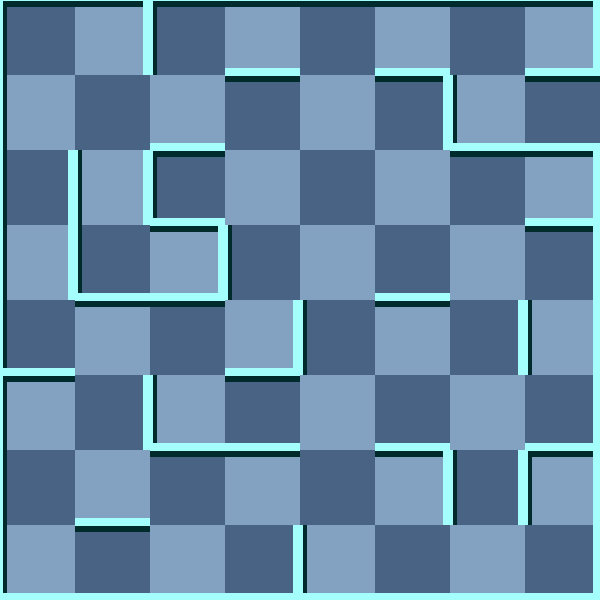

Below is a game level as drawn by its tile map, then a one-line description and the .tmx that defines it (tile-layer data replaced by summaries):
An orthogonal 8x8 tile map with 75x75 px tiles, 2 tile layers (background, 块层 1) and 6 objects (2x RedMummy, Exit, Key, Door, Player).

<map version="1.0" orientation="orthogonal" width="8" height="8" tilewidth="75" tileheight="75">
 <tileset firstgid="1" name="wall" tilewidth="75" tileheight="75">
  <image source="gfx/wall.png" width="300" height="375" />
  <tile id="0">
   <properties>
    <property name="ValOfWall" value="0" />
   </properties>
  </tile>
  <tile id="1">
   <properties>
    <property name="ValOfWall" value="1" />
   </properties>
  </tile>
  <tile id="2">
   <properties>
    <property name="ValOfWall" value="2" />
   </properties>
  </tile>
  <tile id="3">
   <properties>
    <property name="ValOfWall" value="3" />
   </properties>
  </tile>
  <tile id="4">
   <properties>
    <property name="ValOfWall" value="4" />
   </properties>
  </tile>
  <tile id="5">
   <properties>
    <property name="ValOfWall" value="5" />
   </properties>
  </tile>
  <tile id="6">
   <properties>
    <property name="ValOfWall" value="6" />
   </properties>
  </tile>
  <tile id="7">
   <properties>
    <property name="ValOfWall" value="7" />
   </properties>
  </tile>
  <tile id="8">
   <properties>
    <property name="ValOfWall" value="8" />
   </properties>
  </tile>
  <tile id="9">
   <properties>
    <property name="ValOfWall" value="9" />
   </properties>
  </tile>
  <tile id="10">
   <properties>
    <property name="ValOfWall" value="10" />
   </properties>
  </tile>
  <tile id="11">
   <properties>
    <property name="ValOfWall" value="11" />
   </properties>
  </tile>
  <tile id="12">
   <properties>
    <property name="ValOfWall" value="12" />
   </properties>
  </tile>
  <tile id="13">
   <properties>
    <property name="ValOfWall" value="13" />
   </properties>
  </tile>
  <tile id="14">
   <properties>
    <property name="ValOfWall" value="14" />
   </properties>
  </tile>
  <tile id="15">
   <properties>
    <property name="ValOfWall" value="15" />
   </properties>
  </tile>
  <tile id="18">
   <properties>
    <property name="ValOfWall" value="-1" />
   </properties>
  </tile>
 </tileset>
 <layer name="background" width="8" height="8">
  <data>[64 cells, 64 non-empty, 2 distinct tile ids]</data>
 </layer>
 <layer name="块层 1" width="8" height="8">
  <data>[64 cells, 64 non-empty, 14 distinct tile ids]</data>
 </layer>
 <objectgroup name="对象层 1" width="8" height="8">
  <object name="Exit" x="600" y="75" />
  <object name="Key" x="0" y="450">
   <properties>
    <property name="value" value="12" />
   </properties>
  </object>
  <object name="Door" x="75" y="525">
   <properties>
    <property name="direction" value="8" />
    <property name="value" value="15" />
   </properties>
  </object>
  <object name="Player" x="300" y="450">
   <properties>
    <property name="value" value="1" />
   </properties>
  </object>
  <object name="RedMummy" x="450" y="375">
   <properties>
    <property name="value" value="21" />
   </properties>
  </object>
  <object name="RedMummy" x="525" y="0">
   <properties>
    <property name="value" value="25" />
   </properties>
  </object>
 </objectgroup>
</map>
